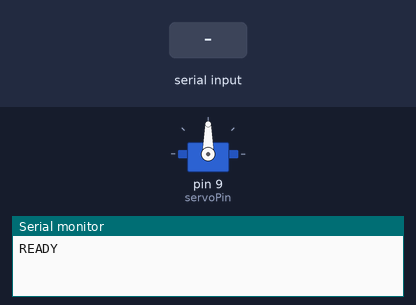
Bench run of a sketch on a simulated Arduino Uno, built with avr-gcc and run on an emulated ATmega328P. Parts: servo, the last lines printed to the serial monitor. Inputs (shaded band) come from the test bench.

Above: at 1.2 s.
1.3 s: "90,45\n" received over Serial
At 2.3 s:
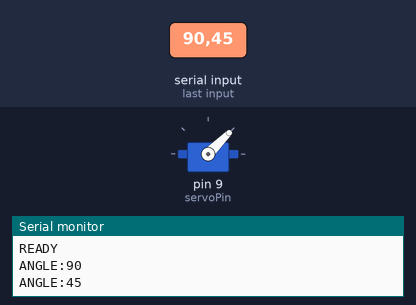
2.8 s: "30,150\n" received over Serial
At 3.4 s:
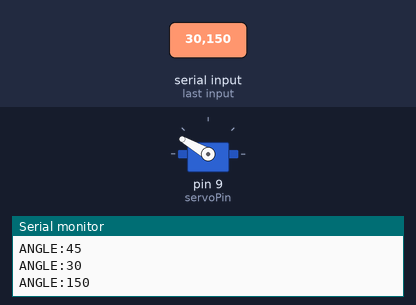
4.3 s: "5\n" received over Serial
At 5.5 s:
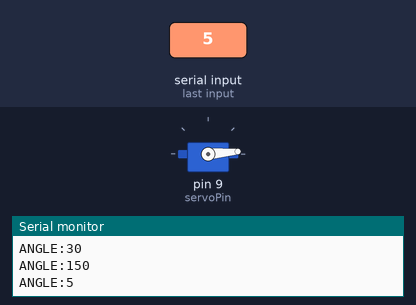
5.8 s: "90\n" received over Serial
At 6.8 s:
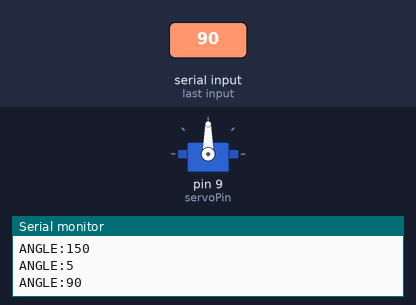
Timing chart, 0 to 8.3 s (numbered marks = the images above; inputs shaded):
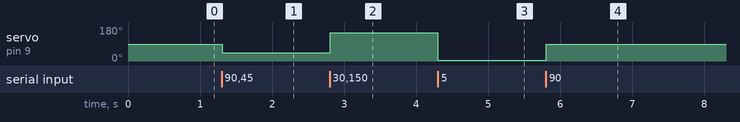

The sketch:

servo_serial.ino
```cpp
#include <Servo.h>

Servo servo;

const int servoPin = 9;
int angle = 90;

void setup() {
  Serial.begin(9600);
  servo.attach(servoPin);
  servo.write(angle);
  Serial.println("READY");
}

void loop() {
  if (Serial.available() > 0) {
    int received = Serial.parseInt();

    if (received >= 0 && received <= 180) {
      angle = received;
      servo.write(angle);
      Serial.print("ANGLE:");
      Serial.println(angle);
    }

    while (Serial.available() > 0) {
      Serial.read();
    }
  }
}
```

Measured:
- after the input at 1.3 s, servo on pin 9 (servoPin): 90° → 45° at once
- after the input at 2.8 s, servo on pin 9 (servoPin): 45° → 150° at once
- after the input at 4.3 s, servo on pin 9 (servoPin): 150° → 5° at once
- after the input at 5.8 s, servo on pin 9 (servoPin): 5° → 90° at once
